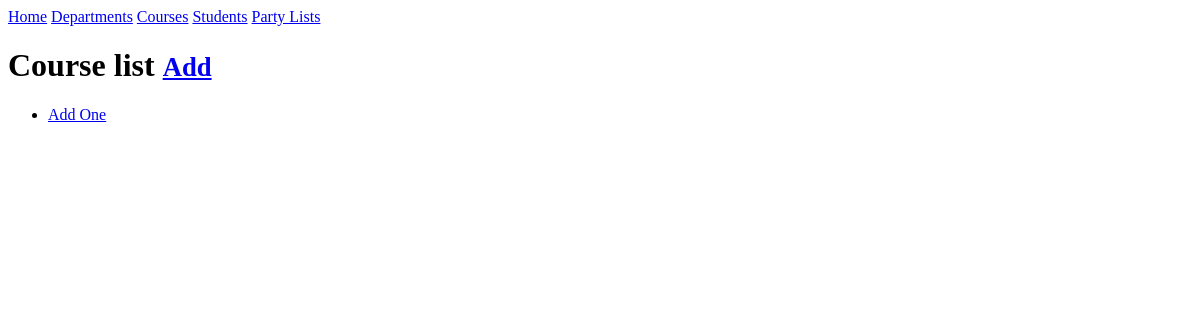
The app's page /courses/ (signed in), older data.
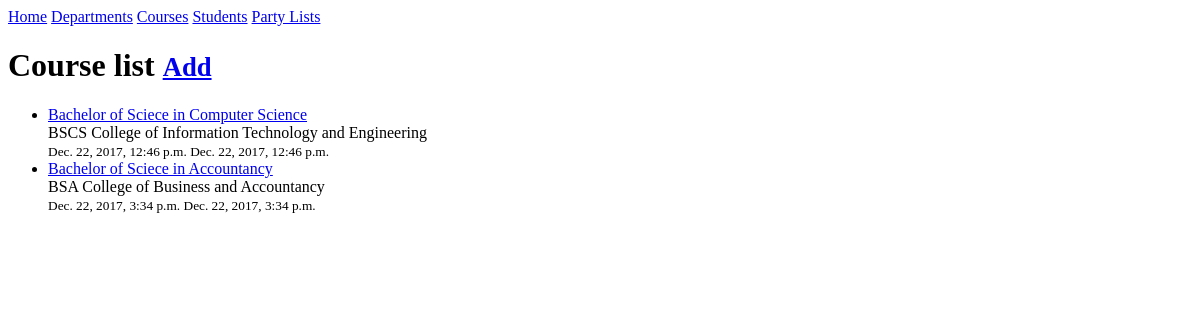
The same page, newer data.
### courses/models.py (models this page shows, shortened)
class Course(models.Model):
	user 				= models.ForeignKey(User)
	department 			= models.ForeignKey(Department, on_delete=models.CASCADE)
	course_name 		= models.CharField(max_length=120)
	course_code 		= models.CharField(max_length=120)
	timestamp			= models.DateTimeField(auto_now_add=True)
	updated				= models.DateTimeField(auto_now=True)
	slug				= models.SlugField(null=True, blank=True)
	def get_absolute_url(self):
		return reverse('courses:edit', kwargs={'slug': self.slug})
	@property
	def title(self):
		return self.course_name

### departments/models.py (models this page shows, shortened)
class Department(models.Model):
	owner					= models.ForeignKey(User)
	department_name			= models.CharField(max_length=120)
	department_code			= models.CharField(max_length=120, null=True, blank=True)
	department_dean			= models.CharField(max_length=120, null=True, blank=True)
	timestamp				= models.DateTimeField(auto_now_add=True)
	updated					= models.DateTimeField(auto_now=True)
	slug					= models.SlugField(null=True, blank=True)
	def __str__(self):
		return self.department_name

### courses/views.py (the view)
class CourseListView(ListView):
	def get_queryset(self):
		return Course.objects.filter(user=self.request.user)

### courses/templates/courses/course_list.html (shortened to what this page needs)
{% extends "base.html" %}
{% block content %}
<h1>Course list <small><a href='{% url "courses:create"%}'>Add</a></small></h1>
<ul>
	{% for obj in object_list %}
		<li><a href='{{ obj.get_absolute_url }}'>{{ obj.title }}</a><br/>{{ obj.course_code }} {{ obj.department }} <br/> <small>{{ obj.timestamp }} {{ obj.updated }}</small></li>
		{% empty %}
			<li><a href='{% url "courses:create"%}'>Add One</a></li>
	{% endfor %}
</ul>
{% endblock %}

Row changes from the older to the newer data that the page shows:
added Course: title "Bachelor of Sciece in Computer Science", course_code "BSCS", department "College of Information Technology and Engineering", timestamp "Dec. 22, 2017, 12:46 p.m.", updated "Dec. 22, 2017, 12:46 p.m."
added Course: title "Bachelor of Sciece in Accountancy", course_code "BSA", department "College of Business and Accountancy", timestamp "Dec. 22, 2017, 3:34 p.m.", updated "Dec. 22, 2017, 3:34 p.m."
Text that changed along with them:
text no longer shown: "Add One"
